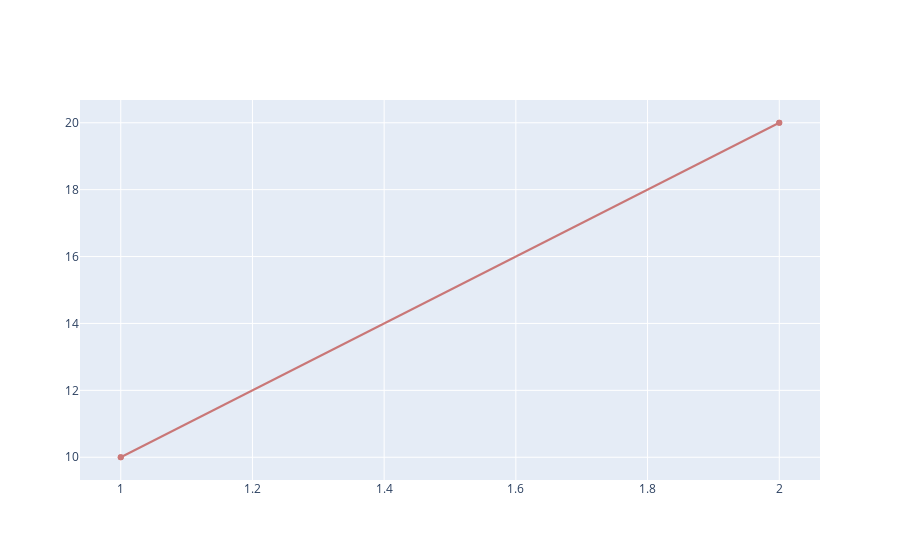

This figure's notebook cell:
### Code cell
import pandas as pd
import plotly.graph_objects as go
from ipywidgets import widgets

PURPLE = 'rgba(96, 74, 123, 1)'
RED = 'rgba(192, 80, 77, 1)'

df = pd.DataFrame(
    data=[
        [1, 10, 'purple'],
        [2, 20, 'purple'],

        [1, 10, 'red'],
        [2, 20, 'red'],
    ],
    columns=['xcol', 'ycol', 'colourselector']
)

colour_selector = widgets.Dropdown(
    description='colour selector:',
    options=df['colourselector'].unique().tolist(),
    value='red',
)

trace1 = go.Scatter(x=df['xcol'], y=df['ycol'], opacity=0.75, marker={'color': RED})
fig = go.FigureWidget(
    data=[trace1]
)

def select_col(_):
    if colour_selector.value == 'purple':
        return PURPLE
    if colour_selector.value == 'red':
        return RED


def response(_):
    """ overlay callable """
    with fig.batch_update():
        fig.data[0].marker = {'color': select_col(colour_selector.value)}


colour_selector.observe(response)
col_sel = widgets.HBox([colour_selector])
fig.show()
widgets.VBox([col_sel, fig])

### Figure 1 — Plotly figure (JSON) as saved in the notebook; plotly's stock layout.template omitted (floating-point values rounded to 4 significant figures)
{"data": [{"marker": {"color": "rgba(192, 80, 77, 1)"}, "opacity": 0.75, "type": "scatter", "uid": "c9bf4a2d-45b5-4e18-9659-a0c6e0c08e91", "x": [1, 2, 1, 2], "y": [10, 20, 10, 20]}], "layout": {}}
